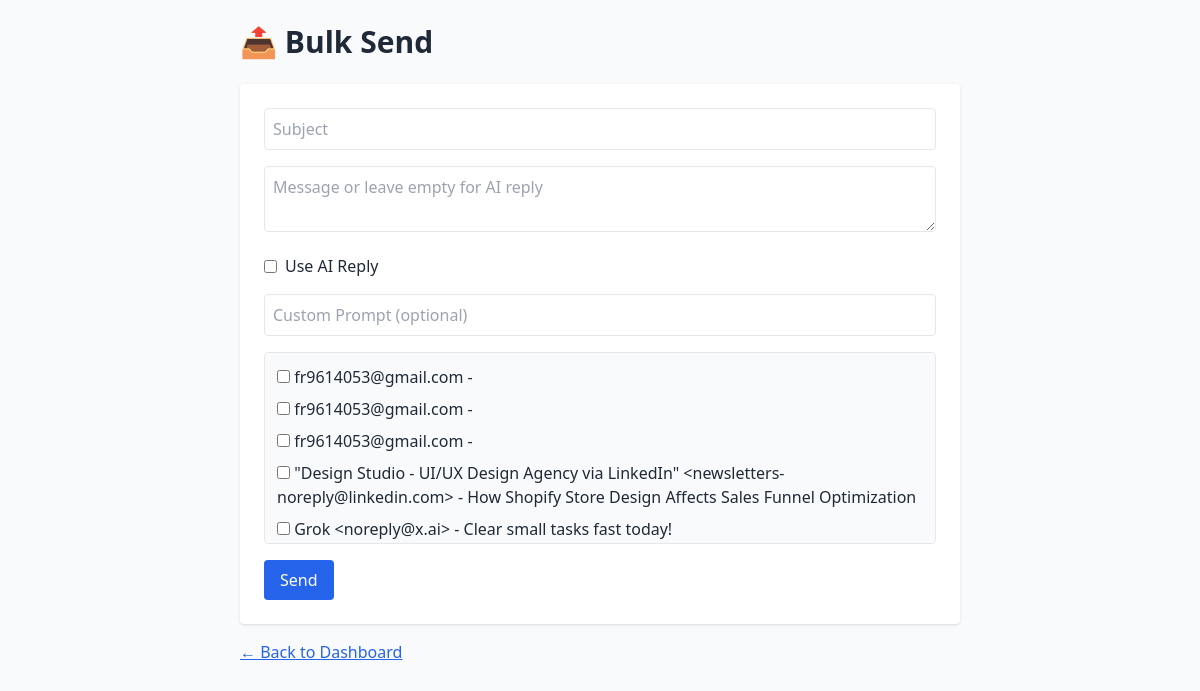
The app's page /bulk with its own data.
### tables this page shows
CREATE TABLE replied_emails
                 (sender TEXT, contact TEXT, subject TEXT, email_date TEXT,
                  reply TEXT, reply_date TEXT, status TEXT, original_body TEXT,
                  draft_id TEXT, message_id TEXT);

### main.py (the view)
@app.get("/bulk", response_class=HTMLResponse)
async def bulk_page(request: Request):
    try:
        conn = sqlite3.connect("replied_emails.db")
        c = conn.cursor()
        c.execute("SELECT sender, subject, email_date, status, reply, original_body, draft_id, message_id FROM replied_emails WHERE status IN ('unread', 'draft') ORDER BY email_date DESC")
        rows = c.fetchall()
        conn.close()
        emails = [dict(zip(['sender', 'subject', 'email_date', 'status', 'reply', 'original_body', 'draft_id', 'message_id'], row)) for row in rows]
        logger.info(f"✅ Fetched {len(emails)} emails for bulk action")
        return templates.TemplateResponse("bulk.html", {"request": request, "emails": emails})
    except Exception as e:
        logger.error(f"⚠️ Error fetching emails for bulk: {e}")
        return templates.TemplateResponse("bulk.html", {"request": request, "emails": [], "message": f"Failed to fetch emails: {str(e)}", "message_type": "error"})

### templates/bulk.html (shortened to what this page needs)
<!DOCTYPE html>
<html lang="en">
<head>
  <script src="https://cdn.tailwindcss.com"></script>
</head>
<body class="bg-gray-50 text-gray-800">
  <div class="max-w-3xl mx-auto p-6">
    <h1 class="text-3xl font-bold mb-6">📤 Bulk Send</h1>
    <form action="/bulk_send" method="post" class="bg-white rounded shadow p-6 space-y-4">
      <input type="text" name="subject" placeholder="Subject" class="w-full border p-2 rounded" required>
      <textarea name="message" placeholder="Message or leave empty for AI reply" class="w-full border p-2 rounded"></textarea>
      <div class="flex items-center space-x-2">
        <input type="checkbox" name="use_ai_reply" value="true">
        <label>Use AI Reply</label>
      </div>
      <input type="text" name="custom_prompt" placeholder="Custom Prompt (optional)" class="w-full border p-2 rounded">
      <div class="space-y-2 max-h-48 overflow-y-auto border p-3 rounded bg-gray-50">
        {% for email in emails %}
          <div>
            <input type="checkbox" name="selected_emails" value="{{ email.message_id }}">
            <label>{{ email.sender }} - {{ email.subject }}</label>
          </div>
        {% endfor %}
      </div>
      <button type="submit" class="bg-blue-600 text-white px-4 py-2 rounded hover:bg-blue-700">Send</button>
    </form>
    <a href="/" class="text-blue-600 underline block mt-4">← Back to Dashboard</a>
  </div>
</body>
</html>

### records on screen
replied_emails: sender "fr9614053@gmail.com"
replied_emails: sender "fr9614053@gmail.com"
replied_emails: sender "fr9614053@gmail.com"
replied_emails: sender "\"Design Studio - UI/UX Design Agency via LinkedIn\" <newsletters-noreply@linkedin.com>", subject "How Shopify Store Design Affects Sales Funnel Optimization"
replied_emails: sender "Grok <noreply@x.ai>", subject "Clear small tasks fast today!"
